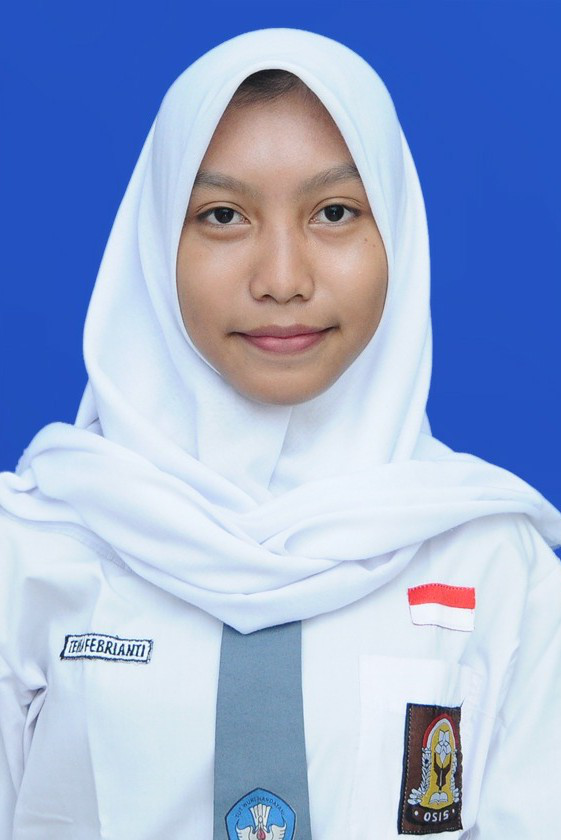
#> input picture contoh.png, 561 x 840 px, found by its file name
$ python '2. detect_mata.py'
#> lines starting #> are read from the running program, lines starting #| are printed output that depends on the picture; after the words box and inside, x2 and y2 are one past the last pixel; in counts of white or black regions, pixels touching at a corner belong together
import cv2

img = cv2.imread('contoh.PNG')
#> img is the input picture: shape (840, 561, 3); mean B, G, R 208.7, 170.7, 152.8

face = cv2.CascadeClassifier('face-detect.xml')
eye = cv2.CascadeClassifier('eye-detect.xml')

gray = cv2.cvtColor(img, cv2.COLOR_BGR2GRAY)
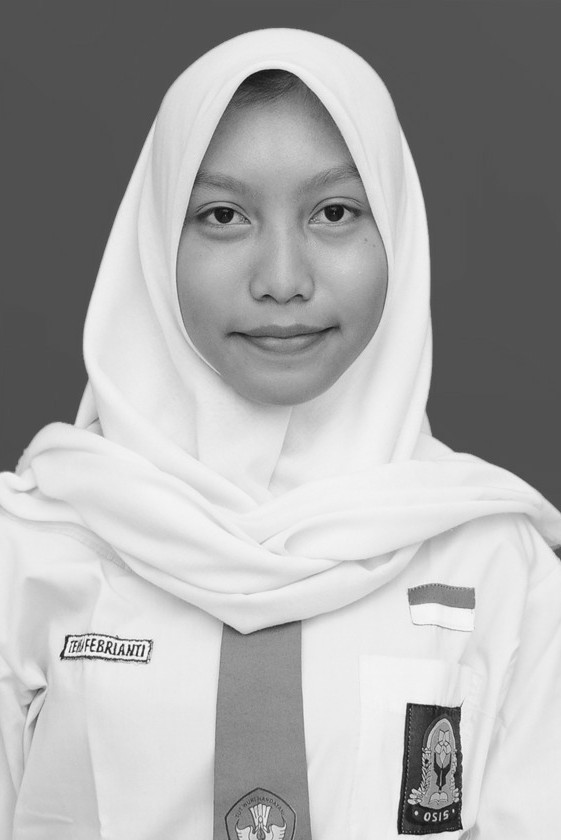
#> gray: shape (840, 561); min 12, max 252, mean 169.7

muka = face.detectMultiScale(gray, 1.3, 5)
#> muka = [[136, 104, 294, 294]]
for (x,y,w,h) in muka:
    cv2.rectangle(img, (x,y), (x+w, y+h), (0,255,0), 2)

    cv_warna = img[y:y+h, x:x+w]
    cv_gray = gray[y:y+h, x:x+w]
    mata = eye.detectMultiScale(cv_gray, 1.5, 3)
    for (mx,my,mw,mh) in mata:
        cv2.rectangle(cv_warna, (mx,my), (mx+mw, my+mh), (255, 255, 0), 1)
#> this loop made 1 pass
#> pass 1, `cv_warna = img[y:y+h, x:x+w]`:
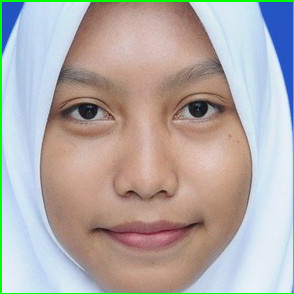
#> cv_warna: shape (294, 294, 3); mean B, G, R 169.2, 172.8, 179
#> pass 1, `cv_gray = gray[y:y+h, x:x+w]`:
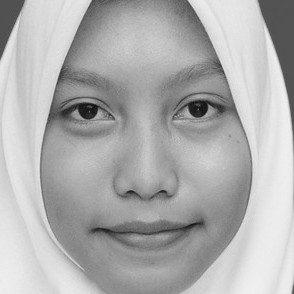
#> cv_gray: shape (294, 294); min 13, max 241, mean 174.7
#> after the loop:
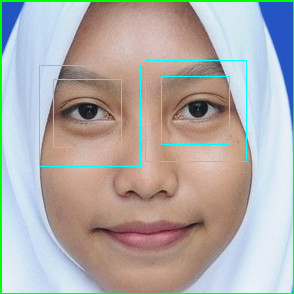
#> cv_warna: shape (294, 294, 3); 1.56% of pixels changed, all inside (x1, y1, x2, y2) = (39, 60, 247, 167)
#> after the loop:
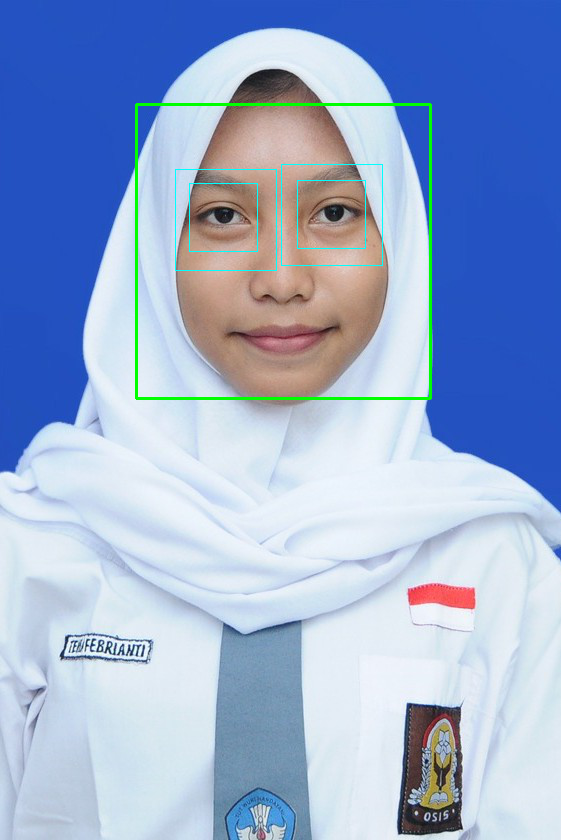
#> img: shape (840, 561, 3); 1.03% of pixels changed, all inside (x1, y1, x2, y2) = (135, 103, 432, 400)

cv2.imshow('Foto Normal', img)
cv2.waitKey(0)
cv2.destroyAllWindows()
